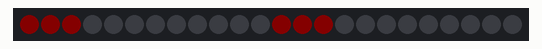
A program run on a simulated Raspberry Pi (BCM pin numbers). On the bench: 24 RGB LEDs in strip order, left to right. Dim RGB values are drawn brighter than linear. At 10.0 s the program stops and its outputs stay as they are.

Above: at 0.1 s.
At 1.1 s:
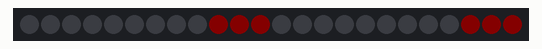
At 2.1 s:
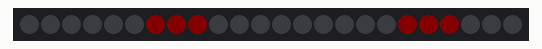
At 4.1 s:
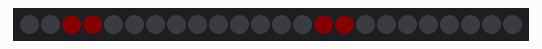
At 6.1 s:
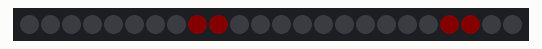
At 9.1 s:
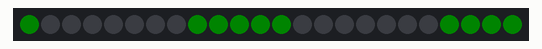

Measured:
- what the display in image 1 shows lasts 1.0 s, from 1.0 s to 2.0 s

The program:

Sample01.py
```python
#! /usr/bin/env python3

import board
from NPRController import NPRController
import time

controller = NPRController(board.D18, 0.03)
controller.stop()

red = (255, 0, 0)
green = (0, 255, 0)
blue = (0, 0, 255)

#上
controller.clear()
controller.set(NPRController.LT, red)
controller.set(NPRController.RT, red)
controller.show()
time.sleep(1.0)
#左
controller.clear()
controller.set(NPRController.LL, red)
controller.set(NPRController.RL, red)
controller.show()
time.sleep(1.0)
#下
controller.clear()
controller.set(NPRController.LB, red)
controller.set(NPRController.RB, red)
controller.show()
time.sleep(1.0)
#右
controller.clear()
controller.set(NPRController.LR, red)
controller.set(NPRController.RR, red)
controller.show()
time.sleep(1.0)
#右上
controller.clear()
controller.set(NPRController.RTL, red)
controller.set(NPRController.LTL, red)
controller.show()
time.sleep(1.0)
#右下
controller.clear()
controller.set(NPRController.RBL, red)
controller.set(NPRController.LBL, red)
controller.show()
time.sleep(1.0)
#左下
controller.clear()
controller.set(NPRController.RBR, red)
controller.set(NPRController.LBR, red)
controller.show()
time.sleep(1.0)
#左上
controller.clear()
controller.set(NPRController.RTR, red)
controller.set(NPRController.LTR, red)
controller.show()
time.sleep(1.0)
#後方に位置する対象物への視線誘導（右方向）
controller.clear()
controller.set(NPRController.TURR,green)
controller.set(NPRController.TURL,green)
controller.show()
time.sleep(1.0)
#後方に位置する対象物への視線誘導（左方向）
controller.clear()
controller.set(NPRController.TULR,green)
controller.set(NPRController.TULL,green)
controller.show()
time.sleep(1.0)


controller.stop()
```

NPRController.py
```python
#! /usr/bin/env python3

import neopixel

class NPRController:

    ORDER = neopixel.GRB
    NUM_PIXELS = 24

    LT = 'LT'
    LR = 'LR'
    LB = 'LB'
    LL = 'LL'
    LTL = 'LTL'
    LBL = 'LBL'
    LBR = 'LBR'
    LTR = 'LTR'
    RT = 'RT'
    RR = 'RR'
    RB = 'RB'
    RL = 'RL'
    RTL = 'RTL'
    RBL = 'RBL'
    RBR = 'RBR'
    RTR = 'RTR'
    TURR = 'TURR'
    TURL = 'TURL'
    TULR = 'TULR'
    TULL = 'TULL'

    LED_indexes ={ LT:( 0, 1, 2),
                   LR:( 3, 4, 5),
                   LB:( 6, 7, 8),
                   LL:( 9, 10, 11),
                   RT:( 12, 13, 14),
                   RR:( 15, 16, 17),
                   RB:( 18, 19, 20),
                   RL:( 21, 22, 23),
                   RTL:(2,3),
                   RBL:(5,6),
                   RBR:(8,9),
                   RTR:(11,0),
                   LTL:(14,15),
                   LBL:(17,18),
                   LBR:(20,21),
                   LTR:(23,12),
                   TURR:(2,3,4,5,6),
                   TURL:(14,15,16,17,18),
                   TULR:(8,9,10,11,0),
                   TULL:(20,21,22,23,12)
                  }

    def __init__(self, pixel_pin, brightness_value):
        self.pixel_pin = pixel_pin
        self.num_pixels = NPRController.NUM_PIXELS

        self.pixels = neopixel.NeoPixel(self.pixel_pin, self.num_pixels, brightness=brightness_value, auto_write=False, pixel_order=NPRController.ORDER)

    def set(self, key, color):
        #print("set()")
        if (key in NPRController.LED_indexes):
            for index in NPRController.LED_indexes[key]:
                #print(index)
                self.pixels[index] = color

    def clear(self):
        #print("clear()")
        self.pixels.fill((0, 0, 0))

    def show(self):
        #print("show()")
        self.pixels.show()

    def stop(self):
        #print("stop()")
        self.pixels.fill((0, 0, 0))
        self.pixels.show()
```
